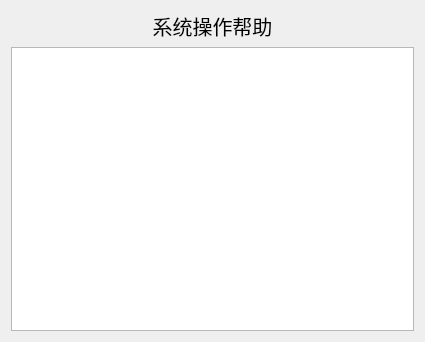
<?xml version="1.0" encoding="UTF-8"?>
<ui version="4.0">
 <class>OperHelpWidget</class>
 <widget class="QWidget" name="OperHelpWidget">
  <property name="geometry">
   <rect>
    <x>0</x>
    <y>0</y>
    <width>425</width>
    <height>342</height>
   </rect>
  </property>
  <property name="windowTitle">
   <string>Form</string>
  </property>
  <property name="windowIcon">
   <iconset resource="myqrc.qrc">
    <normaloff>:/myqrc/OperHelp.png</normaloff>:/myqrc/OperHelp.png</iconset>
  </property>
  <layout class="QGridLayout" name="gridLayout">
   <item row="0" column="0">
    <widget class="QLabel" name="label">
     <property name="font">
      <font>
       <family>宋体</family>
       <pointsize>15</pointsize>
      </font>
     </property>
     <property name="layoutDirection">
      <enum>Qt::LeftToRight</enum>
     </property>
     <property name="text">
      <string>系统操作帮助</string>
     </property>
     <property name="alignment">
      <set>Qt::AlignCenter</set>
     </property>
    </widget>
   </item>
   <item row="1" column="0">
    <widget class="QTextEdit" name="textEdit"/>
   </item>
  </layout>
 </widget>
 <resources>
  <include location="myqrc.qrc"/>
 </resources>
 <connections/>
</ui>
